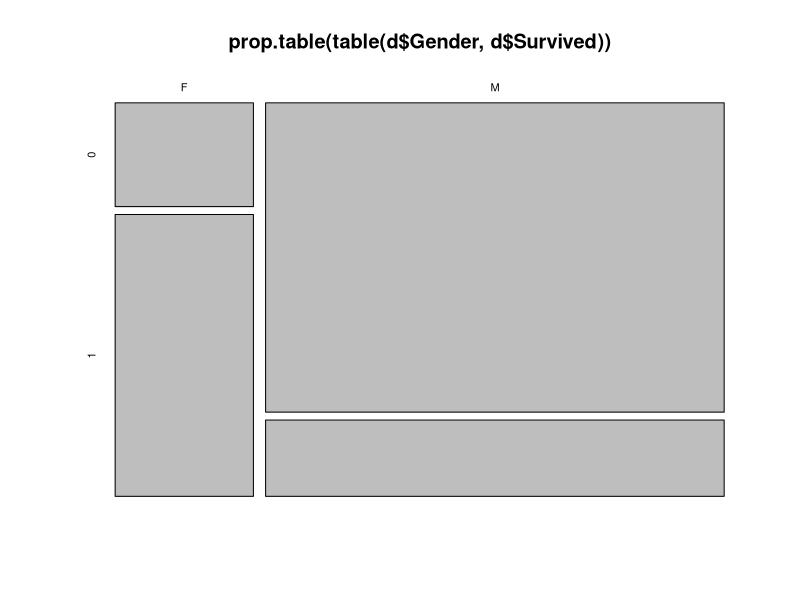

Generate this figure with R: (Note: this script raises an error after producing the figure.)


d <- read.csv("data/titanic.csv")

# Does female have a higher chance of survival?

# find how many unqiue prefixes
unique(d$Prefix)

these <- which(d$Prefix == "Dr")
these
d[these, ]

n <- nrow(d)
d$Gender <- rep(NA, n)

d$Gender[d$Prefix %in% c("Miss", "Mrs", "Mme.", "Sr.")] <- "F"
d$Gender[d$Prefix %in% c("Mr", "Sir")] <- "M"
table(d$Gender)
table(d$Gender, d$Survived)  # from the table, we can see female has a higher chance of survival


# to analyze statistically
prop.table(table(d$Gender, d$Survived))  # percentage in contingency table
prop.table(table(d$Gender, d$Survived), 1)  # 1 indicates that proportions should be calculated across the rows (margins). 
prop.table(table(d$Gender, d$Survived), 2)  # 2 indicates that proportions should be calculated across the columns (margins). 

# plot
plot(prop.table(table(d$Gender, d$Survived))) # mosaic plot, the relative frequencies of different categories in a contingency table

# correlation
cor(d$Gender == "F", d$Survived == 1)  # lots of NAs
# only complete cases (i.e., rows with non-missing values for both variables) should be considered when calculating the correlation.
cor(d$Gender == "F", d$Survived == 1, use = "pairwise.complete.obs") # 0.48, positive correlation, but not correct/adjust for the sample size
cor(d$Gender == "M", d$Survived == 1, use = "pairwise.complete.obs")  # -0.48

# create a dataset
fake.d <- data.frame(Gender = c("F", "F", "F", "M", "M", "M"), Survived = c(1, 1, 1, 1, 0, 0))
cor(fake.d$Gender == "F", fake.d$Survived == 1, use = "pairwise.complete.obs")  # 0.7, since small size, not confident to say there is a correlation.

# to quantify the statistical evidence
lm1 <- lm((d$Survived == 1) ~ as.factor(d$Gender))
summary(lm1)  # p-value = <2e-16 ***, reject the null hypothesis, female and male's survival rate is different.

lm2 <- lm((fake.d$Survived == 1) ~ as.factor(fake.d$Gender))
summary(lm2)  # p-value: 0.1161, fail to reject the null hypothesis at the 0.05 significance level, not enough evidence, even if the female survivor rate is more in this small dataset.


# Task for today
# 1. Repeat the above to Class and Survived variables 
# -> data cleaning: 1st, 2nd, 3rd,
# -> calculate correlation, plot, and two-way table between class and survived
# -> linear regression, get p-value, quantify statistical evidence
# Data cleaning: Convert class to standard notation
unique(d$Class)
unique_classes <- unique(d$Class)

# Filter out only 1st, 2nd, and 3rd class
filtered_classes <- unique_classes[grep("1st|2nd|3rd", unique_classes)]
dd <- subset(d, Class %in% filtered_classes)

# Calculate correlation between class and survival
dd$Survived <- factor(dd$Survived)
correlation <- cor(dd$Class == "1st Class Passenger", dd$Survived == 1, use = "pairwise.complete.obs")
correlation

correlation <- cor(dd$Class == "2nd Class Passenger", dd$Survived == 1, use = "pairwise.complete.obs")
correlation

correlation <- cor(dd$Class == "3rd Class Passenger", dd$Survived == 1, use = "pairwise.complete.obs")
correlation

# Plot the relationship between class and survival
cont_table <- table(dd$Class, dd$Survived)
cont_table
# Perform chi-square test for independence
chi_square_test <- chisq.test(cont_table)  # reject the null hypothesis and conclude that there is a significant association between 'Class' and 'Survived'.
chi_square_test

# Create a two-way table between class and survival
two_way_table <- table(dd$Class, dd$Survived)
two_way_table

# Linear regression to quantify statistical evidence
lm_class_survived1 <- lm(Survived ~ as.factor(Class), data = dd)  
summary(lm_class_survived1) # '1st Class' is not included in the coefficients table is because it's used as a reference level in the linear regression model.

lm_class_survived2 <- lm((Survived == 1) ~ as.factor(Class), data = dd)  # classes' survival rate are different.
summary(lm_class_survived2)

lm_class_survived3 <- lm((Survived == 0) ~ as.factor(Class), data = dd)  # all sifniticant
summary(lm_class_survived3)

# Convert Class to a factor and change the reference level
dd$Class <- relevel(factor(dd$Class), ref = "2nd Class Passenger")
# Linear regression to quantify statistical evidence
lm_class_survived <- lm(Survived ~ Class, data = dd)
summary(lm_class_survived)
